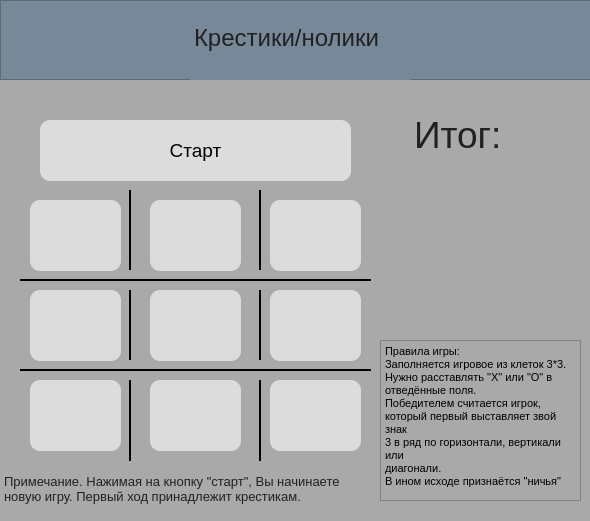
<?xml version="1.0" encoding="UTF-8"?>
<ui version="4.0">
 <class>MainWindow</class>
 <widget class="QMainWindow" name="MainWindow">
  <property name="enabled">
   <bool>true</bool>
  </property>
  <property name="geometry">
   <rect>
    <x>0</x>
    <y>0</y>
    <width>590</width>
    <height>521</height>
   </rect>
  </property>
  <property name="sizePolicy">
   <sizepolicy hsizetype="Fixed" vsizetype="Fixed">
    <horstretch>0</horstretch>
    <verstretch>0</verstretch>
   </sizepolicy>
  </property>
  <property name="minimumSize">
   <size>
    <width>504</width>
    <height>406</height>
   </size>
  </property>
  <property name="maximumSize">
   <size>
    <width>1200</width>
    <height>1200</height>
   </size>
  </property>
  <property name="baseSize">
   <size>
    <width>600</width>
    <height>406</height>
   </size>
  </property>
  <property name="palette">
   <palette>
    <active>
     <colorrole role="Button">
      <brush brushstyle="SolidPattern">
       <color alpha="255">
        <red>169</red>
        <green>169</green>
        <blue>169</blue>
       </color>
      </brush>
     </colorrole>
     <colorrole role="Base">
      <brush brushstyle="SolidPattern">
       <color alpha="255">
        <red>169</red>
        <green>169</green>
        <blue>169</blue>
       </color>
      </brush>
     </colorrole>
     <colorrole role="Window">
      <brush brushstyle="SolidPattern">
       <color alpha="255">
        <red>169</red>
        <green>169</green>
        <blue>169</blue>
       </color>
      </brush>
     </colorrole>
    </active>
    <inactive>
     <colorrole role="Button">
      <brush brushstyle="SolidPattern">
       <color alpha="255">
        <red>169</red>
        <green>169</green>
        <blue>169</blue>
       </color>
      </brush>
     </colorrole>
     <colorrole role="Base">
      <brush brushstyle="SolidPattern">
       <color alpha="255">
        <red>169</red>
        <green>169</green>
        <blue>169</blue>
       </color>
      </brush>
     </colorrole>
     <colorrole role="Window">
      <brush brushstyle="SolidPattern">
       <color alpha="255">
        <red>169</red>
        <green>169</green>
        <blue>169</blue>
       </color>
      </brush>
     </colorrole>
    </inactive>
    <disabled>
     <colorrole role="Button">
      <brush brushstyle="SolidPattern">
       <color alpha="255">
        <red>169</red>
        <green>169</green>
        <blue>169</blue>
       </color>
      </brush>
     </colorrole>
     <colorrole role="Base">
      <brush brushstyle="SolidPattern">
       <color alpha="255">
        <red>169</red>
        <green>169</green>
        <blue>169</blue>
       </color>
      </brush>
     </colorrole>
     <colorrole role="Window">
      <brush brushstyle="SolidPattern">
       <color alpha="255">
        <red>169</red>
        <green>169</green>
        <blue>169</blue>
       </color>
      </brush>
     </colorrole>
    </disabled>
   </palette>
  </property>
  <property name="font">
   <font>
    <kerning>true</kerning>
   </font>
  </property>
  <property name="windowTitle">
   <string>крестики - нолики</string>
  </property>
  <property name="styleSheet">
   <string notr="true">background-color: DarkGray;</string>
  </property>
  <widget class="QWidget" name="centralwidget">
   <widget class="Line" name="line">
    <property name="geometry">
     <rect>
      <x>110</x>
      <y>190</y>
      <width>41</width>
      <height>271</height>
     </rect>
    </property>
    <property name="frameShadow">
     <enum>QFrame::Plain</enum>
    </property>
    <property name="lineWidth">
     <number>2</number>
    </property>
    <property name="orientation">
     <enum>Qt::Vertical</enum>
    </property>
   </widget>
   <widget class="Line" name="line_2">
    <property name="geometry">
     <rect>
      <x>240</x>
      <y>190</y>
      <width>41</width>
      <height>271</height>
     </rect>
    </property>
    <property name="frameShadow">
     <enum>QFrame::Plain</enum>
    </property>
    <property name="lineWidth">
     <number>2</number>
    </property>
    <property name="orientation">
     <enum>Qt::Vertical</enum>
    </property>
   </widget>
   <widget class="Line" name="line_3">
    <property name="geometry">
     <rect>
      <x>20</x>
      <y>270</y>
      <width>351</width>
      <height>20</height>
     </rect>
    </property>
    <property name="frameShadow">
     <enum>QFrame::Plain</enum>
    </property>
    <property name="lineWidth">
     <number>2</number>
    </property>
    <property name="orientation">
     <enum>Qt::Horizontal</enum>
    </property>
   </widget>
   <widget class="Line" name="line_4">
    <property name="geometry">
     <rect>
      <x>20</x>
      <y>360</y>
      <width>351</width>
      <height>20</height>
     </rect>
    </property>
    <property name="frameShadow">
     <enum>QFrame::Plain</enum>
    </property>
    <property name="lineWidth">
     <number>2</number>
    </property>
    <property name="midLineWidth">
     <number>0</number>
    </property>
    <property name="orientation">
     <enum>Qt::Horizontal</enum>
    </property>
   </widget>
   <widget class="QPushButton" name="start_btn">
    <property name="geometry">
     <rect>
      <x>40</x>
      <y>120</y>
      <width>311</width>
      <height>61</height>
     </rect>
    </property>
    <property name="palette">
     <palette>
      <active>
       <colorrole role="Button">
        <brush brushstyle="SolidPattern">
         <color alpha="255">
          <red>220</red>
          <green>220</green>
          <blue>220</blue>
         </color>
        </brush>
       </colorrole>
       <colorrole role="Base">
        <brush brushstyle="SolidPattern">
         <color alpha="255">
          <red>220</red>
          <green>220</green>
          <blue>220</blue>
         </color>
        </brush>
       </colorrole>
       <colorrole role="Window">
        <brush brushstyle="SolidPattern">
         <color alpha="255">
          <red>220</red>
          <green>220</green>
          <blue>220</blue>
         </color>
        </brush>
       </colorrole>
      </active>
      <inactive>
       <colorrole role="Button">
        <brush brushstyle="SolidPattern">
         <color alpha="255">
          <red>220</red>
          <green>220</green>
          <blue>220</blue>
         </color>
        </brush>
       </colorrole>
       <colorrole role="Base">
        <brush brushstyle="SolidPattern">
         <color alpha="255">
          <red>220</red>
          <green>220</green>
          <blue>220</blue>
         </color>
        </brush>
       </colorrole>
       <colorrole role="Window">
        <brush brushstyle="SolidPattern">
         <color alpha="255">
          <red>220</red>
          <green>220</green>
          <blue>220</blue>
         </color>
        </brush>
       </colorrole>
      </inactive>
      <disabled>
       <colorrole role="Button">
        <brush brushstyle="SolidPattern">
         <color alpha="255">
          <red>220</red>
          <green>220</green>
          <blue>220</blue>
         </color>
        </brush>
       </colorrole>
       <colorrole role="Base">
        <brush brushstyle="SolidPattern">
         <color alpha="255">
          <red>220</red>
          <green>220</green>
          <blue>220</blue>
         </color>
        </brush>
       </colorrole>
       <colorrole role="Window">
        <brush brushstyle="SolidPattern">
         <color alpha="255">
          <red>220</red>
          <green>220</green>
          <blue>220</blue>
         </color>
        </brush>
       </colorrole>
      </disabled>
     </palette>
    </property>
    <property name="font">
     <font>
      <pointsize>14</pointsize>
      <weight>50</weight>
      <bold>false</bold>
     </font>
    </property>
    <property name="styleSheet">
     <string notr="true">background-color: Gainsboro;
border-radius:10%;</string>
    </property>
    <property name="text">
     <string>Старт</string>
    </property>
    <property name="iconSize">
     <size>
      <width>40</width>
      <height>20</height>
     </size>
    </property>
   </widget>
   <widget class="QTextBrowser" name="x_points">
    <property name="enabled">
     <bool>false</bool>
    </property>
    <property name="geometry">
     <rect>
      <x>0</x>
      <y>470</y>
      <width>361</width>
      <height>121</height>
     </rect>
    </property>
    <property name="palette">
     <palette>
      <active>
       <colorrole role="WindowText">
        <brush brushstyle="SolidPattern">
         <color alpha="255">
          <red>0</red>
          <green>0</green>
          <blue>0</blue>
         </color>
        </brush>
       </colorrole>
       <colorrole role="Button">
        <brush brushstyle="SolidPattern">
         <color alpha="255">
          <red>169</red>
          <green>169</green>
          <blue>169</blue>
         </color>
        </brush>
       </colorrole>
       <colorrole role="Dark">
        <brush brushstyle="SolidPattern">
         <color alpha="255">
          <red>33</red>
          <green>33</green>
          <blue>33</blue>
         </color>
        </brush>
       </colorrole>
       <colorrole role="Text">
        <brush brushstyle="SolidPattern">
         <color alpha="255">
          <red>0</red>
          <green>0</green>
          <blue>0</blue>
         </color>
        </brush>
       </colorrole>
       <colorrole role="ButtonText">
        <brush brushstyle="SolidPattern">
         <color alpha="255">
          <red>0</red>
          <green>0</green>
          <blue>0</blue>
         </color>
        </brush>
       </colorrole>
       <colorrole role="Base">
        <brush brushstyle="SolidPattern">
         <color alpha="255">
          <red>169</red>
          <green>169</green>
          <blue>169</blue>
         </color>
        </brush>
       </colorrole>
       <colorrole role="Window">
        <brush brushstyle="SolidPattern">
         <color alpha="255">
          <red>169</red>
          <green>169</green>
          <blue>169</blue>
         </color>
        </brush>
       </colorrole>
      </active>
      <inactive>
       <colorrole role="WindowText">
        <brush brushstyle="SolidPattern">
         <color alpha="255">
          <red>0</red>
          <green>0</green>
          <blue>0</blue>
         </color>
        </brush>
       </colorrole>
       <colorrole role="Button">
        <brush brushstyle="SolidPattern">
         <color alpha="255">
          <red>169</red>
          <green>169</green>
          <blue>169</blue>
         </color>
        </brush>
       </colorrole>
       <colorrole role="Dark">
        <brush brushstyle="SolidPattern">
         <color alpha="255">
          <red>33</red>
          <green>33</green>
          <blue>33</blue>
         </color>
        </brush>
       </colorrole>
       <colorrole role="Text">
        <brush brushstyle="SolidPattern">
         <color alpha="255">
          <red>0</red>
          <green>0</green>
          <blue>0</blue>
         </color>
        </brush>
       </colorrole>
       <colorrole role="ButtonText">
        <brush brushstyle="SolidPattern">
         <color alpha="255">
          <red>0</red>
          <green>0</green>
          <blue>0</blue>
         </color>
        </brush>
       </colorrole>
       <colorrole role="Base">
        <brush brushstyle="SolidPattern">
         <color alpha="255">
          <red>169</red>
          <green>169</green>
          <blue>169</blue>
         </color>
        </brush>
       </colorrole>
       <colorrole role="Window">
        <brush brushstyle="SolidPattern">
         <color alpha="255">
          <red>169</red>
          <green>169</green>
          <blue>169</blue>
         </color>
        </brush>
       </colorrole>
      </inactive>
      <disabled>
       <colorrole role="WindowText">
        <brush brushstyle="SolidPattern">
         <color alpha="255">
          <red>33</red>
          <green>33</green>
          <blue>33</blue>
         </color>
        </brush>
       </colorrole>
       <colorrole role="Button">
        <brush brushstyle="SolidPattern">
         <color alpha="255">
          <red>169</red>
          <green>169</green>
          <blue>169</blue>
         </color>
        </brush>
       </colorrole>
       <colorrole role="Dark">
        <brush brushstyle="SolidPattern">
         <color alpha="255">
          <red>33</red>
          <green>33</green>
          <blue>33</blue>
         </color>
        </brush>
       </colorrole>
       <colorrole role="Text">
        <brush brushstyle="SolidPattern">
         <color alpha="255">
          <red>33</red>
          <green>33</green>
          <blue>33</blue>
         </color>
        </brush>
       </colorrole>
       <colorrole role="ButtonText">
        <brush brushstyle="SolidPattern">
         <color alpha="255">
          <red>33</red>
          <green>33</green>
          <blue>33</blue>
         </color>
        </brush>
       </colorrole>
       <colorrole role="Base">
        <brush brushstyle="SolidPattern">
         <color alpha="255">
          <red>169</red>
          <green>169</green>
          <blue>169</blue>
         </color>
        </brush>
       </colorrole>
       <colorrole role="Window">
        <brush brushstyle="SolidPattern">
         <color alpha="255">
          <red>169</red>
          <green>169</green>
          <blue>169</blue>
         </color>
        </brush>
       </colorrole>
      </disabled>
     </palette>
    </property>
    <property name="frameShape">
     <enum>QFrame::NoFrame</enum>
    </property>
    <property name="readOnly">
     <bool>true</bool>
    </property>
    <property name="html">
     <string>&lt;!DOCTYPE HTML PUBLIC &quot;-//W3C//DTD HTML 4.0//EN&quot; &quot;http://www.w3.org/TR/REC-html40/strict.dtd&quot;&gt;
&lt;html&gt;&lt;head&gt;&lt;meta name=&quot;qrichtext&quot; content=&quot;1&quot; /&gt;&lt;style type=&quot;text/css&quot;&gt;
p, li { white-space: pre-wrap; }
&lt;/style&gt;&lt;/head&gt;&lt;body style=&quot; font-family:'MS Shell Dlg 2'; font-size:8.25pt; font-weight:400; font-style:normal;&quot;&gt;
&lt;p style=&quot; margin-top:0px; margin-bottom:0px; margin-left:0px; margin-right:0px; -qt-block-indent:0; text-indent:0px;&quot;&gt;&lt;span style=&quot; font-size:10pt;&quot;&gt;Примечание. Нажимая на кнопку &amp;quot;старт&amp;quot;, Вы начинаете новую игру. Первый ход принадлежит крестикам.&lt;/span&gt;&lt;/p&gt;&lt;/body&gt;&lt;/html&gt;</string>
    </property>
   </widget>
   <widget class="QPushButton" name="btn_1">
    <property name="geometry">
     <rect>
      <x>30</x>
      <y>200</y>
      <width>91</width>
      <height>71</height>
     </rect>
    </property>
    <property name="font">
     <font>
      <pointsize>20</pointsize>
     </font>
    </property>
    <property name="styleSheet">
     <string notr="true">background-color: Gainsboro;

border-radius:10%;</string>
    </property>
    <property name="text">
     <string/>
    </property>
   </widget>
   <widget class="QPushButton" name="btn_2">
    <property name="geometry">
     <rect>
      <x>150</x>
      <y>200</y>
      <width>91</width>
      <height>71</height>
     </rect>
    </property>
    <property name="font">
     <font>
      <pointsize>20</pointsize>
     </font>
    </property>
    <property name="styleSheet">
     <string notr="true">background-color: Gainsboro;

border-radius:10%;</string>
    </property>
    <property name="text">
     <string/>
    </property>
   </widget>
   <widget class="QPushButton" name="btn_3">
    <property name="geometry">
     <rect>
      <x>270</x>
      <y>200</y>
      <width>91</width>
      <height>71</height>
     </rect>
    </property>
    <property name="font">
     <font>
      <pointsize>20</pointsize>
     </font>
    </property>
    <property name="styleSheet">
     <string notr="true">background-color: Gainsboro;
border-radius:10%;</string>
    </property>
    <property name="text">
     <string/>
    </property>
   </widget>
   <widget class="QPushButton" name="btn_6">
    <property name="geometry">
     <rect>
      <x>270</x>
      <y>290</y>
      <width>91</width>
      <height>71</height>
     </rect>
    </property>
    <property name="font">
     <font>
      <pointsize>20</pointsize>
     </font>
    </property>
    <property name="styleSheet">
     <string notr="true">background-color: Gainsboro;
border-radius:10%;</string>
    </property>
    <property name="text">
     <string/>
    </property>
   </widget>
   <widget class="QPushButton" name="btn_9">
    <property name="geometry">
     <rect>
      <x>270</x>
      <y>380</y>
      <width>91</width>
      <height>71</height>
     </rect>
    </property>
    <property name="font">
     <font>
      <pointsize>20</pointsize>
     </font>
    </property>
    <property name="styleSheet">
     <string notr="true">background-color: Gainsboro;
border-radius:10%;</string>
    </property>
    <property name="text">
     <string/>
    </property>
   </widget>
   <widget class="QPushButton" name="btn_8">
    <property name="geometry">
     <rect>
      <x>150</x>
      <y>380</y>
      <width>91</width>
      <height>71</height>
     </rect>
    </property>
    <property name="font">
     <font>
      <pointsize>20</pointsize>
     </font>
    </property>
    <property name="styleSheet">
     <string notr="true">background-color: Gainsboro;
border-radius:10%;</string>
    </property>
    <property name="text">
     <string/>
    </property>
   </widget>
   <widget class="QPushButton" name="btn_5">
    <property name="geometry">
     <rect>
      <x>150</x>
      <y>290</y>
      <width>91</width>
      <height>71</height>
     </rect>
    </property>
    <property name="font">
     <font>
      <pointsize>20</pointsize>
     </font>
    </property>
    <property name="styleSheet">
     <string notr="true">background-color: Gainsboro;
border-radius:10%;</string>
    </property>
    <property name="text">
     <string/>
    </property>
   </widget>
   <widget class="QPushButton" name="btn_4">
    <property name="geometry">
     <rect>
      <x>30</x>
      <y>290</y>
      <width>91</width>
      <height>71</height>
     </rect>
    </property>
    <property name="font">
     <font>
      <pointsize>20</pointsize>
     </font>
    </property>
    <property name="styleSheet">
     <string notr="true">background-color: Gainsboro;
border-radius:10%;</string>
    </property>
    <property name="text">
     <string/>
    </property>
   </widget>
   <widget class="QPushButton" name="btn_7">
    <property name="geometry">
     <rect>
      <x>30</x>
      <y>380</y>
      <width>91</width>
      <height>71</height>
     </rect>
    </property>
    <property name="font">
     <font>
      <pointsize>20</pointsize>
     </font>
    </property>
    <property name="styleSheet">
     <string notr="true">background-color: Gainsboro;
border-radius:10%;</string>
    </property>
    <property name="text">
     <string/>
    </property>
   </widget>
   <widget class="QTextBrowser" name="res_txt">
    <property name="enabled">
     <bool>false</bool>
    </property>
    <property name="geometry">
     <rect>
      <x>400</x>
      <y>180</y>
      <width>181</width>
      <height>61</height>
     </rect>
    </property>
    <property name="sizePolicy">
     <sizepolicy hsizetype="Fixed" vsizetype="Fixed">
      <horstretch>0</horstretch>
      <verstretch>0</verstretch>
     </sizepolicy>
    </property>
    <property name="palette">
     <palette>
      <active>
       <colorrole role="WindowText">
        <brush brushstyle="SolidPattern">
         <color alpha="255">
          <red>0</red>
          <green>0</green>
          <blue>0</blue>
         </color>
        </brush>
       </colorrole>
       <colorrole role="Button">
        <brush brushstyle="SolidPattern">
         <color alpha="255">
          <red>169</red>
          <green>169</green>
          <blue>169</blue>
         </color>
        </brush>
       </colorrole>
       <colorrole role="Dark">
        <brush brushstyle="SolidPattern">
         <color alpha="255">
          <red>33</red>
          <green>33</green>
          <blue>33</blue>
         </color>
        </brush>
       </colorrole>
       <colorrole role="Text">
        <brush brushstyle="SolidPattern">
         <color alpha="255">
          <red>0</red>
          <green>0</green>
          <blue>0</blue>
         </color>
        </brush>
       </colorrole>
       <colorrole role="ButtonText">
        <brush brushstyle="SolidPattern">
         <color alpha="255">
          <red>0</red>
          <green>0</green>
          <blue>0</blue>
         </color>
        </brush>
       </colorrole>
       <colorrole role="Base">
        <brush brushstyle="SolidPattern">
         <color alpha="255">
          <red>169</red>
          <green>169</green>
          <blue>169</blue>
         </color>
        </brush>
       </colorrole>
       <colorrole role="Window">
        <brush brushstyle="SolidPattern">
         <color alpha="255">
          <red>169</red>
          <green>169</green>
          <blue>169</blue>
         </color>
        </brush>
       </colorrole>
      </active>
      <inactive>
       <colorrole role="WindowText">
        <brush brushstyle="SolidPattern">
         <color alpha="255">
          <red>0</red>
          <green>0</green>
          <blue>0</blue>
         </color>
        </brush>
       </colorrole>
       <colorrole role="Button">
        <brush brushstyle="SolidPattern">
         <color alpha="255">
          <red>169</red>
          <green>169</green>
          <blue>169</blue>
         </color>
        </brush>
       </colorrole>
       <colorrole role="Dark">
        <brush brushstyle="SolidPattern">
         <color alpha="255">
          <red>33</red>
          <green>33</green>
          <blue>33</blue>
         </color>
        </brush>
       </colorrole>
       <colorrole role="Text">
        <brush brushstyle="SolidPattern">
         <color alpha="255">
          <red>0</red>
          <green>0</green>
          <blue>0</blue>
         </color>
        </brush>
       </colorrole>
       <colorrole role="ButtonText">
        <brush brushstyle="SolidPattern">
         <color alpha="255">
          <red>0</red>
          <green>0</green>
          <blue>0</blue>
         </color>
        </brush>
       </colorrole>
       <colorrole role="Base">
        <brush brushstyle="SolidPattern">
         <color alpha="255">
          <red>169</red>
          <green>169</green>
          <blue>169</blue>
         </color>
        </brush>
       </colorrole>
       <colorrole role="Window">
        <brush brushstyle="SolidPattern">
         <color alpha="255">
          <red>169</red>
          <green>169</green>
          <blue>169</blue>
         </color>
        </brush>
       </colorrole>
      </inactive>
      <disabled>
       <colorrole role="WindowText">
        <brush brushstyle="SolidPattern">
         <color alpha="255">
          <red>33</red>
          <green>33</green>
          <blue>33</blue>
         </color>
        </brush>
       </colorrole>
       <colorrole role="Button">
        <brush brushstyle="SolidPattern">
         <color alpha="255">
          <red>169</red>
          <green>169</green>
          <blue>169</blue>
         </color>
        </brush>
       </colorrole>
       <colorrole role="Dark">
        <brush brushstyle="SolidPattern">
         <color alpha="255">
          <red>33</red>
          <green>33</green>
          <blue>33</blue>
         </color>
        </brush>
       </colorrole>
       <colorrole role="Text">
        <brush brushstyle="SolidPattern">
         <color alpha="255">
          <red>33</red>
          <green>33</green>
          <blue>33</blue>
         </color>
        </brush>
       </colorrole>
       <colorrole role="ButtonText">
        <brush brushstyle="SolidPattern">
         <color alpha="255">
          <red>33</red>
          <green>33</green>
          <blue>33</blue>
         </color>
        </brush>
       </colorrole>
       <colorrole role="Base">
        <brush brushstyle="SolidPattern">
         <color alpha="255">
          <red>169</red>
          <green>169</green>
          <blue>169</blue>
         </color>
        </brush>
       </colorrole>
       <colorrole role="Window">
        <brush brushstyle="SolidPattern">
         <color alpha="255">
          <red>169</red>
          <green>169</green>
          <blue>169</blue>
         </color>
        </brush>
       </colorrole>
      </disabled>
     </palette>
    </property>
    <property name="font">
     <font>
      <pointsize>18</pointsize>
      <weight>50</weight>
      <bold>false</bold>
     </font>
    </property>
    <property name="frameShape">
     <enum>QFrame::NoFrame</enum>
    </property>
    <property name="readOnly">
     <bool>true</bool>
    </property>
    <property name="html">
     <string>&lt;!DOCTYPE HTML PUBLIC &quot;-//W3C//DTD HTML 4.0//EN&quot; &quot;http://www.w3.org/TR/REC-html40/strict.dtd&quot;&gt;
&lt;html&gt;&lt;head&gt;&lt;meta name=&quot;qrichtext&quot; content=&quot;1&quot; /&gt;&lt;style type=&quot;text/css&quot;&gt;
p, li { white-space: pre-wrap; }
&lt;/style&gt;&lt;/head&gt;&lt;body style=&quot; font-family:'MS Shell Dlg 2'; font-size:18pt; font-weight:400; font-style:normal;&quot;&gt;
&lt;p style=&quot;-qt-paragraph-type:empty; margin-top:0px; margin-bottom:0px; margin-left:0px; margin-right:0px; -qt-block-indent:0; text-indent:0px; font-size:7.8pt;&quot;&gt;&lt;br /&gt;&lt;/p&gt;&lt;/body&gt;&lt;/html&gt;</string>
    </property>
   </widget>
   <widget class="QTextBrowser" name="x_points_3">
    <property name="enabled">
     <bool>false</bool>
    </property>
    <property name="geometry">
     <rect>
      <x>410</x>
      <y>110</y>
      <width>121</width>
      <height>61</height>
     </rect>
    </property>
    <property name="palette">
     <palette>
      <active>
       <colorrole role="WindowText">
        <brush brushstyle="SolidPattern">
         <color alpha="255">
          <red>0</red>
          <green>0</green>
          <blue>0</blue>
         </color>
        </brush>
       </colorrole>
       <colorrole role="Button">
        <brush brushstyle="SolidPattern">
         <color alpha="255">
          <red>169</red>
          <green>169</green>
          <blue>169</blue>
         </color>
        </brush>
       </colorrole>
       <colorrole role="Dark">
        <brush brushstyle="SolidPattern">
         <color alpha="255">
          <red>33</red>
          <green>33</green>
          <blue>33</blue>
         </color>
        </brush>
       </colorrole>
       <colorrole role="Text">
        <brush brushstyle="SolidPattern">
         <color alpha="255">
          <red>0</red>
          <green>0</green>
          <blue>0</blue>
         </color>
        </brush>
       </colorrole>
       <colorrole role="ButtonText">
        <brush brushstyle="SolidPattern">
         <color alpha="255">
          <red>0</red>
          <green>0</green>
          <blue>0</blue>
         </color>
        </brush>
       </colorrole>
       <colorrole role="Base">
        <brush brushstyle="SolidPattern">
         <color alpha="255">
          <red>169</red>
          <green>169</green>
          <blue>169</blue>
         </color>
        </brush>
       </colorrole>
       <colorrole role="Window">
        <brush brushstyle="SolidPattern">
         <color alpha="255">
          <red>169</red>
          <green>169</green>
          <blue>169</blue>
         </color>
        </brush>
       </colorrole>
      </active>
      <inactive>
       <colorrole role="WindowText">
        <brush brushstyle="SolidPattern">
         <color alpha="255">
          <red>0</red>
          <green>0</green>
          <blue>0</blue>
         </color>
        </brush>
       </colorrole>
       <colorrole role="Button">
        <brush brushstyle="SolidPattern">
         <color alpha="255">
          <red>169</red>
          <green>169</green>
          <blue>169</blue>
         </color>
        </brush>
       </colorrole>
       <colorrole role="Dark">
        <brush brushstyle="SolidPattern">
         <color alpha="255">
          <red>33</red>
          <green>33</green>
          <blue>33</blue>
         </color>
        </brush>
       </colorrole>
       <colorrole role="Text">
        <brush brushstyle="SolidPattern">
         <color alpha="255">
          <red>0</red>
          <green>0</green>
          <blue>0</blue>
         </color>
        </brush>
       </colorrole>
       <colorrole role="ButtonText">
        <brush brushstyle="SolidPattern">
         <color alpha="255">
          <red>0</red>
          <green>0</green>
          <blue>0</blue>
         </color>
        </brush>
       </colorrole>
       <colorrole role="Base">
        <brush brushstyle="SolidPattern">
         <color alpha="255">
          <red>169</red>
          <green>169</green>
          <blue>169</blue>
         </color>
        </brush>
       </colorrole>
       <colorrole role="Window">
        <brush brushstyle="SolidPattern">
         <color alpha="255">
          <red>169</red>
          <green>169</green>
          <blue>169</blue>
         </color>
        </brush>
       </colorrole>
      </inactive>
      <disabled>
       <colorrole role="WindowText">
        <brush brushstyle="SolidPattern">
         <color alpha="255">
          <red>33</red>
          <green>33</green>
          <blue>33</blue>
         </color>
        </brush>
       </colorrole>
       <colorrole role="Button">
        <brush brushstyle="SolidPattern">
         <color alpha="255">
          <red>169</red>
          <green>169</green>
          <blue>169</blue>
         </color>
        </brush>
       </colorrole>
       <colorrole role="Dark">
        <brush brushstyle="SolidPattern">
         <color alpha="255">
          <red>33</red>
          <green>33</green>
          <blue>33</blue>
         </color>
        </brush>
       </colorrole>
       <colorrole role="Text">
        <brush brushstyle="SolidPattern">
         <color alpha="255">
          <red>33</red>
          <green>33</green>
          <blue>33</blue>
         </color>
        </brush>
       </colorrole>
       <colorrole role="ButtonText">
        <brush brushstyle="SolidPattern">
         <color alpha="255">
          <red>33</red>
          <green>33</green>
          <blue>33</blue>
         </color>
        </brush>
       </colorrole>
       <colorrole role="Base">
        <brush brushstyle="SolidPattern">
         <color alpha="255">
          <red>169</red>
          <green>169</green>
          <blue>169</blue>
         </color>
        </brush>
       </colorrole>
       <colorrole role="Window">
        <brush brushstyle="SolidPattern">
         <color alpha="255">
          <red>169</red>
          <green>169</green>
          <blue>169</blue>
         </color>
        </brush>
       </colorrole>
      </disabled>
     </palette>
    </property>
    <property name="frameShape">
     <enum>QFrame::NoFrame</enum>
    </property>
    <property name="readOnly">
     <bool>true</bool>
    </property>
    <property name="html">
     <string>&lt;!DOCTYPE HTML PUBLIC &quot;-//W3C//DTD HTML 4.0//EN&quot; &quot;http://www.w3.org/TR/REC-html40/strict.dtd&quot;&gt;
&lt;html&gt;&lt;head&gt;&lt;meta name=&quot;qrichtext&quot; content=&quot;1&quot; /&gt;&lt;style type=&quot;text/css&quot;&gt;
p, li { white-space: pre-wrap; }
&lt;/style&gt;&lt;/head&gt;&lt;body style=&quot; font-family:'MS Shell Dlg 2'; font-size:8.25pt; font-weight:400; font-style:normal;&quot;&gt;
&lt;p style=&quot; margin-top:0px; margin-bottom:0px; margin-left:0px; margin-right:0px; -qt-block-indent:0; text-indent:0px;&quot;&gt;&lt;span style=&quot; font-size:28pt;&quot;&gt;Итог:&lt;/span&gt;&lt;/p&gt;&lt;/body&gt;&lt;/html&gt;</string>
    </property>
   </widget>
   <widget class="QFrame" name="frame">
    <property name="geometry">
     <rect>
      <x>0</x>
      <y>0</y>
      <width>731</width>
      <height>80</height>
     </rect>
    </property>
    <property name="styleSheet">
     <string notr="true">background-color:LightSlateGray;</string>
    </property>
    <property name="frameShape">
     <enum>QFrame::StyledPanel</enum>
    </property>
    <property name="frameShadow">
     <enum>QFrame::Raised</enum>
    </property>
    <widget class="QTextBrowser" name="x_points_4">
     <property name="enabled">
      <bool>false</bool>
     </property>
     <property name="geometry">
      <rect>
       <x>190</x>
       <y>20</y>
       <width>221</width>
       <height>81</height>
      </rect>
     </property>
     <property name="palette">
      <palette>
       <active>
        <colorrole role="WindowText">
         <brush brushstyle="SolidPattern">
          <color alpha="255">
           <red>0</red>
           <green>0</green>
           <blue>0</blue>
          </color>
         </brush>
        </colorrole>
        <colorrole role="Button">
         <brush brushstyle="SolidPattern">
          <color alpha="255">
           <red>119</red>
           <green>136</green>
           <blue>153</blue>
          </color>
         </brush>
        </colorrole>
        <colorrole role="Dark">
         <brush brushstyle="SolidPattern">
          <color alpha="255">
           <red>33</red>
           <green>33</green>
           <blue>33</blue>
          </color>
         </brush>
        </colorrole>
        <colorrole role="Text">
         <brush brushstyle="SolidPattern">
          <color alpha="255">
           <red>0</red>
           <green>0</green>
           <blue>0</blue>
          </color>
         </brush>
        </colorrole>
        <colorrole role="ButtonText">
         <brush brushstyle="SolidPattern">
          <color alpha="255">
           <red>0</red>
           <green>0</green>
           <blue>0</blue>
          </color>
         </brush>
        </colorrole>
        <colorrole role="Base">
         <brush brushstyle="SolidPattern">
          <color alpha="255">
           <red>119</red>
           <green>136</green>
           <blue>153</blue>
          </color>
         </brush>
        </colorrole>
        <colorrole role="Window">
         <brush brushstyle="SolidPattern">
          <color alpha="255">
           <red>119</red>
           <green>136</green>
           <blue>153</blue>
          </color>
         </brush>
        </colorrole>
       </active>
       <inactive>
        <colorrole role="WindowText">
         <brush brushstyle="SolidPattern">
          <color alpha="255">
           <red>0</red>
           <green>0</green>
           <blue>0</blue>
          </color>
         </brush>
        </colorrole>
        <colorrole role="Button">
         <brush brushstyle="SolidPattern">
          <color alpha="255">
           <red>119</red>
           <green>136</green>
           <blue>153</blue>
          </color>
         </brush>
        </colorrole>
        <colorrole role="Dark">
         <brush brushstyle="SolidPattern">
          <color alpha="255">
           <red>33</red>
           <green>33</green>
           <blue>33</blue>
          </color>
         </brush>
        </colorrole>
        <colorrole role="Text">
         <brush brushstyle="SolidPattern">
          <color alpha="255">
           <red>0</red>
           <green>0</green>
           <blue>0</blue>
          </color>
         </brush>
        </colorrole>
        <colorrole role="ButtonText">
         <brush brushstyle="SolidPattern">
          <color alpha="255">
           <red>0</red>
           <green>0</green>
           <blue>0</blue>
          </color>
         </brush>
        </colorrole>
        <colorrole role="Base">
         <brush brushstyle="SolidPattern">
          <color alpha="255">
           <red>119</red>
           <green>136</green>
           <blue>153</blue>
          </color>
         </brush>
        </colorrole>
        <colorrole role="Window">
         <brush brushstyle="SolidPattern">
          <color alpha="255">
           <red>119</red>
           <green>136</green>
           <blue>153</blue>
          </color>
         </brush>
        </colorrole>
       </inactive>
       <disabled>
        <colorrole role="WindowText">
         <brush brushstyle="SolidPattern">
          <color alpha="255">
           <red>33</red>
           <green>33</green>
           <blue>33</blue>
          </color>
         </brush>
        </colorrole>
        <colorrole role="Button">
         <brush brushstyle="SolidPattern">
          <color alpha="255">
           <red>119</red>
           <green>136</green>
           <blue>153</blue>
          </color>
         </brush>
        </colorrole>
        <colorrole role="Dark">
         <brush brushstyle="SolidPattern">
          <color alpha="255">
           <red>33</red>
           <green>33</green>
           <blue>33</blue>
          </color>
         </brush>
        </colorrole>
        <colorrole role="Text">
         <brush brushstyle="SolidPattern">
          <color alpha="255">
           <red>33</red>
           <green>33</green>
           <blue>33</blue>
          </color>
         </brush>
        </colorrole>
        <colorrole role="ButtonText">
         <brush brushstyle="SolidPattern">
          <color alpha="255">
           <red>33</red>
           <green>33</green>
           <blue>33</blue>
          </color>
         </brush>
        </colorrole>
        <colorrole role="Base">
         <brush brushstyle="SolidPattern">
          <color alpha="255">
           <red>119</red>
           <green>136</green>
           <blue>153</blue>
          </color>
         </brush>
        </colorrole>
        <colorrole role="Window">
         <brush brushstyle="SolidPattern">
          <color alpha="255">
           <red>119</red>
           <green>136</green>
           <blue>153</blue>
          </color>
         </brush>
        </colorrole>
       </disabled>
      </palette>
     </property>
     <property name="frameShape">
      <enum>QFrame::NoFrame</enum>
     </property>
     <property name="readOnly">
      <bool>true</bool>
     </property>
     <property name="html">
      <string>&lt;!DOCTYPE HTML PUBLIC &quot;-//W3C//DTD HTML 4.0//EN&quot; &quot;http://www.w3.org/TR/REC-html40/strict.dtd&quot;&gt;
&lt;html&gt;&lt;head&gt;&lt;meta name=&quot;qrichtext&quot; content=&quot;1&quot; /&gt;&lt;style type=&quot;text/css&quot;&gt;
p, li { white-space: pre-wrap; }
&lt;/style&gt;&lt;/head&gt;&lt;body style=&quot; font-family:'MS Shell Dlg 2'; font-size:8.25pt; font-weight:400; font-style:normal;&quot;&gt;
&lt;p style=&quot; margin-top:0px; margin-bottom:0px; margin-left:0px; margin-right:0px; -qt-block-indent:0; text-indent:0px;&quot;&gt;&lt;span style=&quot; font-size:18pt;&quot;&gt;Крестики/нолики&lt;/span&gt;&lt;/p&gt;&lt;/body&gt;&lt;/html&gt;</string>
     </property>
    </widget>
   </widget>
   <widget class="QTextBrowser" name="textBrowser">
    <property name="geometry">
     <rect>
      <x>380</x>
      <y>340</y>
      <width>201</width>
      <height>161</height>
     </rect>
    </property>
    <property name="html">
     <string>&lt;!DOCTYPE HTML PUBLIC &quot;-//W3C//DTD HTML 4.0//EN&quot; &quot;http://www.w3.org/TR/REC-html40/strict.dtd&quot;&gt;
&lt;html&gt;&lt;head&gt;&lt;meta name=&quot;qrichtext&quot; content=&quot;1&quot; /&gt;&lt;style type=&quot;text/css&quot;&gt;
p, li { white-space: pre-wrap; }
&lt;/style&gt;&lt;/head&gt;&lt;body style=&quot; font-family:'MS Shell Dlg 2'; font-size:8.25pt; font-weight:400; font-style:normal;&quot;&gt;
&lt;p style=&quot; margin-top:0px; margin-bottom:0px; margin-left:0px; margin-right:0px; -qt-block-indent:0; text-indent:0px;&quot;&gt;Правила игры:&lt;/p&gt;
&lt;p style=&quot; margin-top:0px; margin-bottom:0px; margin-left:0px; margin-right:0px; -qt-block-indent:0; text-indent:0px;&quot;&gt;Заполняется игровое из клеток 3*3.&lt;/p&gt;
&lt;p style=&quot; margin-top:0px; margin-bottom:0px; margin-left:0px; margin-right:0px; -qt-block-indent:0; text-indent:0px;&quot;&gt;Нужно расставлять &amp;quot;Х&amp;quot; или &amp;quot;О&amp;quot; в отведённые поля.&lt;/p&gt;
&lt;p style=&quot; margin-top:0px; margin-bottom:0px; margin-left:0px; margin-right:0px; -qt-block-indent:0; text-indent:0px;&quot;&gt;Победителем считается игрок,&lt;/p&gt;
&lt;p style=&quot; margin-top:0px; margin-bottom:0px; margin-left:0px; margin-right:0px; -qt-block-indent:0; text-indent:0px;&quot;&gt;который первый выставляет звой знак&lt;/p&gt;
&lt;p style=&quot; margin-top:0px; margin-bottom:0px; margin-left:0px; margin-right:0px; -qt-block-indent:0; text-indent:0px;&quot;&gt;3 в ряд по горизонтали, вертикали или&lt;/p&gt;
&lt;p style=&quot; margin-top:0px; margin-bottom:0px; margin-left:0px; margin-right:0px; -qt-block-indent:0; text-indent:0px;&quot;&gt;диагонали.&lt;/p&gt;
&lt;p style=&quot; margin-top:0px; margin-bottom:0px; margin-left:0px; margin-right:0px; -qt-block-indent:0; text-indent:0px;&quot;&gt;В ином исходе признаётся &amp;quot;ничья&amp;quot;&lt;/p&gt;&lt;/body&gt;&lt;/html&gt;</string>
    </property>
   </widget>
  </widget>
 </widget>
 <resources/>
 <connections/>
</ui>
